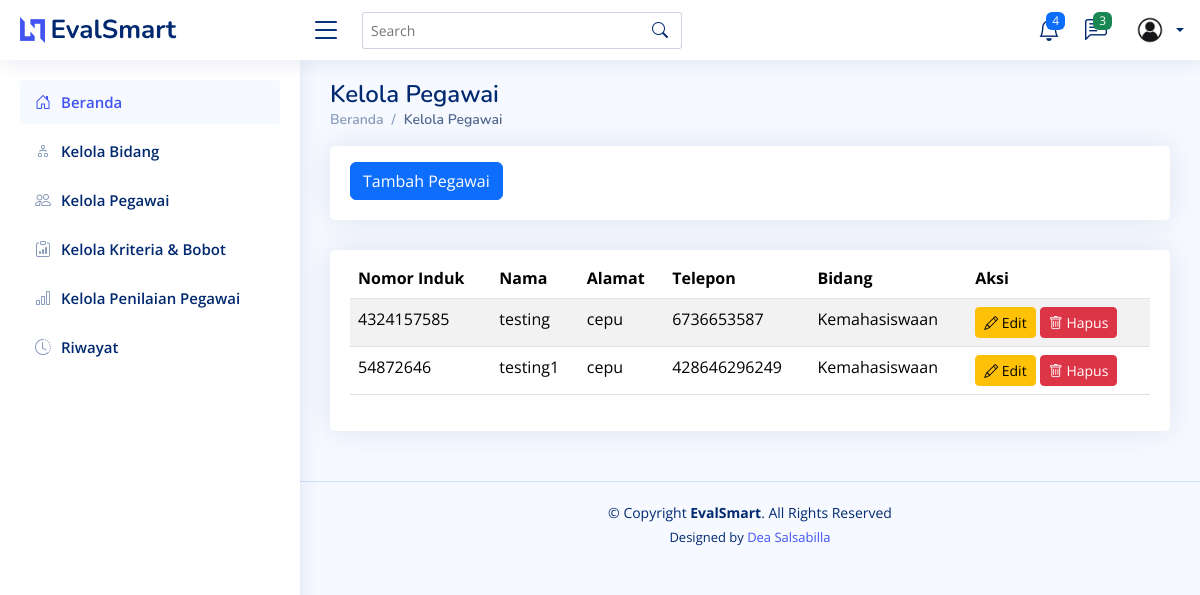
Before: /pegawai/ with the older database file.
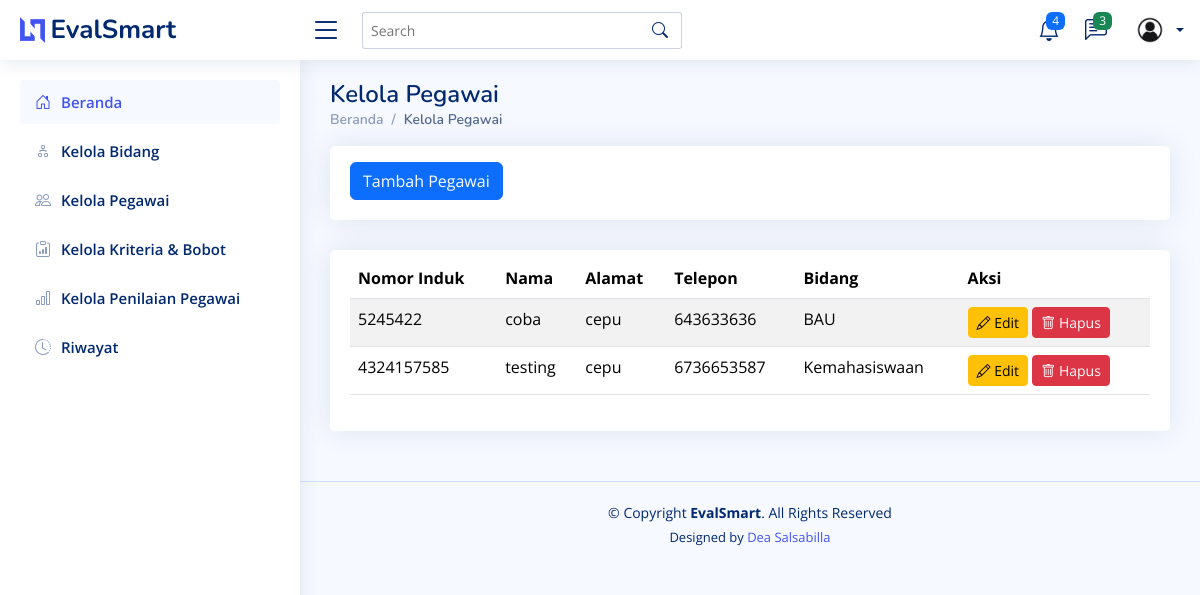
After: the same page with the newer database file.
### testing/models.py (models this page shows, shortened)
class Pegawai(models.Model):
    id = models.AutoField(primary_key=True)  # ID otomatis
    nomor_induk = models.CharField(max_length=20, unique=True)  # Nomor induk pegawai
    nama = models.CharField(max_length=100)  # Nama pegawai
    alamat = models.TextField()  # Alamat pegawai
    no_telp = models.CharField(max_length=15)  # Nomor telepon pegawai
    bidang = models.ForeignKey(Bidang, on_delete=models.CASCADE)  # Relasi ke tabel Bidang
    class Meta:
        verbose_name_plural = "Pegawai"
        ordering = ['nama']

class Bidang(models.Model):
    id = models.AutoField(primary_key=True)
    nama = models.CharField(max_length=255)
    def __str__(self):  # Nama method harus __str__ (dua garis bawah di kiri dan kanan)
        return self.nama
    class Meta:
        verbose_name_plural = "Bidang"
        ordering = ['id']

### testing/views.py (the view)
# urls.py: path("pegawai/", views.pegawai, name="pegawai"),
def pegawai(request):
    pegawais = Pegawai.objects.all()
    return render(request, 'pegawai.html', {'pegawais' : pegawais})

### testing/templates/pegawai.html (shortened to what this page needs)
<!DOCTYPE html>
<html lang="en">
  <head>
    {% load static %}
    <link href="{% static 'assets/vendor/bootstrap/css/bootstrap.min.css' %}" rel="stylesheet" />
    <link href="{% static 'assets/vendor/bootstrap-icons/bootstrap-icons.css' %}" rel="stylesheet" />
    <link href="{% static 'assets/vendor/boxicons/css/boxicons.min.css' %}" rel="stylesheet" />
    <link href="{% static 'assets/vendor/quill/quill.snow.css' %}" rel="stylesheet" />
    <link href="{% static 'assets/vendor/quill/quill.bubble.css' %}" rel="stylesheet" />
    <link href="{% static 'assets/vendor/remixicon/remixicon.css' %}" rel="stylesheet" />
    <link href="{% static 'assets/vendor/simple-datatables/style.css' %}" rel="stylesheet" />
    <link href="{% static 'assets/css/style.css' %}" rel="stylesheet" />
  </head>
  <body>
    {% include 'partials/header.html' %}
    {% include 'partials/sidebar.html' %}
    <main id="main" class="main">
      <div class="pagetitle">
        <h1>Kelola Pegawai</h1>
        <nav>
          <ol class="breadcrumb">
            <li class="breadcrumb-item">
              <a href="{% url 'home' %}">Beranda</a>
            </li>
            <li class="breadcrumb-item active">Kelola Pegawai</li>
          </ol>
        </nav>
      </div>
      <div class="row">
        <div class="col-lg-12">
          <div class="card">
            <div class="card-body">
              <button class="btn btn-primary mt-3"><a href="{% url 'tambah_pegawai' %}" style="color: white; text-decoration: none;">Tambah Pegawai</a></button>
            </div>
          </div>
        </div>
      </div>
      <section class="section">
        <div class="row">
          <div class="col-lg-12">
            <div class="card">
              <div class="card-body">
                <table class="table table-striped mt-2">
                  <thead>
                    <tr>
                      <th scope="col">Nomor Induk</th>
                      <th scope="col">Nama</th>
                      <th scope="col">Alamat</th>
                      <th scope="col">Telepon</th>
                      <th scope="col">Bidang</th>
                      <th scope="col">Aksi</th>
                    </tr>
                  </thead>
                  <tbody>
                    <tr>
                      {% for pegawai in pegawais %}
                      <td>{{ pegawai.nomor_induk }}</td>
                      <td>{{ pegawai.nama }}</td>
                      <td>{{ pegawai.alamat }}</td>
                      <td>{{ pegawai.no_telp }}</td>
                      <td>{{ pegawai.bidang }}</td>
                      <td>
                        <a href="{% url 'edit_pegawai' pegawai.id %}" class="btn btn-warning btn-sm"><i class="bi bi-pencil"></i> Edit</a>
                        <form action="{% url 'delete_pegawai' pegawai.id %}" method="post" style="display:inline;">
                          <button type="submit" class="btn btn-danger btn-sm" onclick="return confirm('Apakah Anda yakin ingin menghapus data ini?');"><i class="bi bi-trash"></i> Hapus</button>
                        </form>
                      </td>
                    </tr>
                  {% empty %}
                    <tr>
                      <td colspan="6" class="text-center">Tidak ada data</td>
                    </tr>
                  {% endfor %}
                  </tbody>
                </table>
              </div>
            </div>
          </div>
        </div>
      </section>
    </main>
    {% include 'partials/footer.html' %}
  </body>
</html>

Changed rows visible on the page:
removed Pegawai: nomor_induk "54872646", nama "testing1", alamat "cepu", no_telp "428646296249", bidang "Kemahasiswaan"
added Pegawai: nomor_induk "5245422", nama "coba", alamat "cepu", no_telp "643633636", bidang "BAU"
